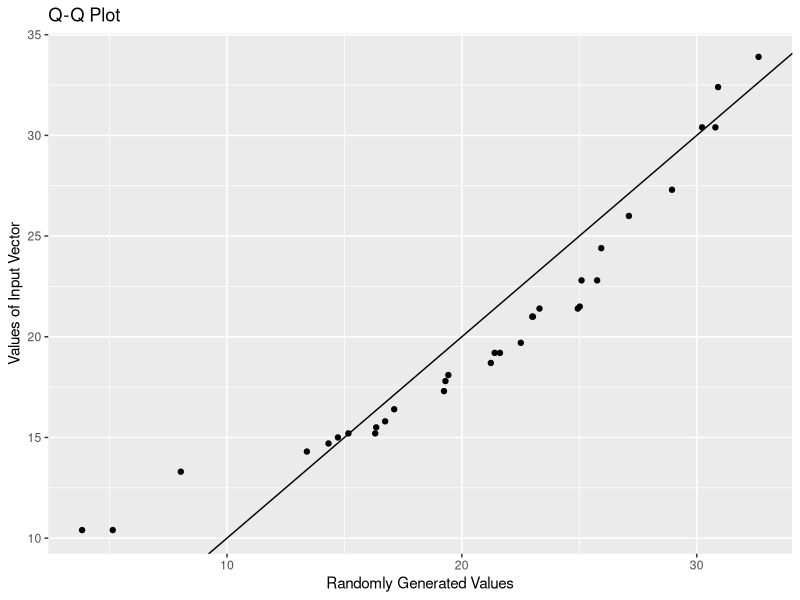

Here is the R script that generated this plot:
## ---- chunk 1
knitr::opts_chunk$set(echo = TRUE,
                      warning = FALSE, 
                      message = FALSE)
## ---- chunk 2
library(tidyverse)
## ---- chunk 3
qq_plot_random <- function(input_vec) { 
  
  #sort the input vector
  input_vec <- sort(input_vec)
  
  #randomly generate new vector with length, mean, and standard deviation of the input vector
  random_vec <- rnorm(length(input_vec), 
                      mean(input_vec), 
                      sd(input_vec))
  
  #sort the randomly generated vector
  random_vec <- sort(random_vec)
  
  #combine the columns of both vectors and create tibble
  df <- cbind(input_vec, random_vec) %>% 
    as_tibble()
  
  #plot the tibble in scatter plot with y = x reference line
  df %>% 
    ggplot() + 
    geom_point(aes(x = random_vec, y = input_vec)) + 
    geom_abline(slope = 1, intercept = 0) + 
    labs(x = "Randomly Generated Values",
         y = "Values of Input Vector", 
         title = "Q-Q Plot")
}
## ---- chunk 4
head(mtcars)
## ---- chunk 5
#use the mpg variable from the mtcars data set to create the qq plot
qq_plot_random(mtcars$mpg)
